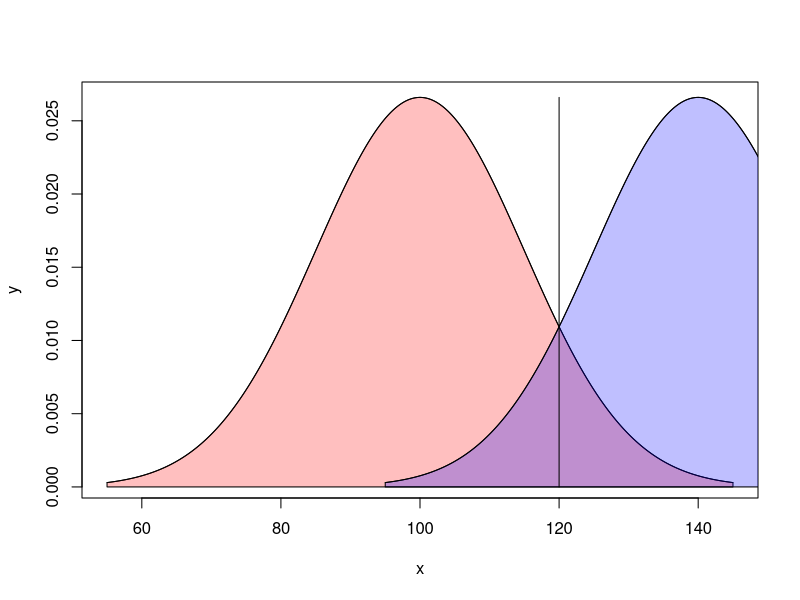

R code for this plot:
## ---- chunk 1

fill_under_by_color <- function(x, y, col = "red", alpha = 0.25){
  polygon(c(x, x[length(x)], x[1]), c(y, 0, 0), col = adjustcolor(col, alpha.f = alpha))
}

new_plot <- function(x, y, type = "l", col = "black"){
  plot(x, y, type = type, col = col)
}

add_plot <- function(x, y, col = "black"){
  lines(x, y, col = col)
}

add_vertical_line <- function(x, sd){
  add_plot(c(x, x), c(0, 1 / (sd * sqrt(2 * pi))))
}

## ---- chunk 2
normPlot <- function(mean, sd, new = FALSE, col = "white"){
  x = seq(mean - 3 * sd, mean + 3 * sd, len = 1000)
  y = dnorm(x, mean, sd)
  
  if (new){
    new_plot(x, y)
  } else {
    add_plot(x, y)
  }
  fill_under_by_color(x, y, col)
}

normPlot(100, 15, TRUE, "red")
normPlot(140, 15, FALSE, "blue")
add_vertical_line(120, 15)
